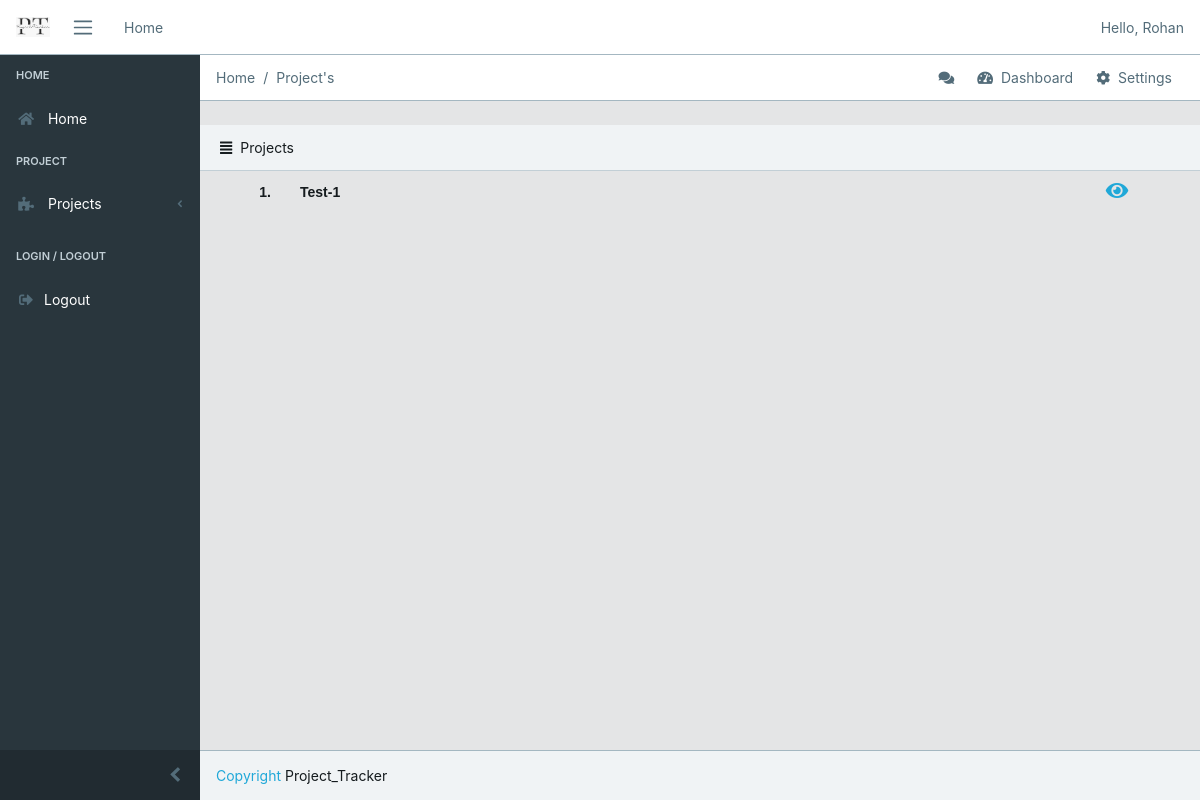
The app's page /account/10 (signed in), older data.
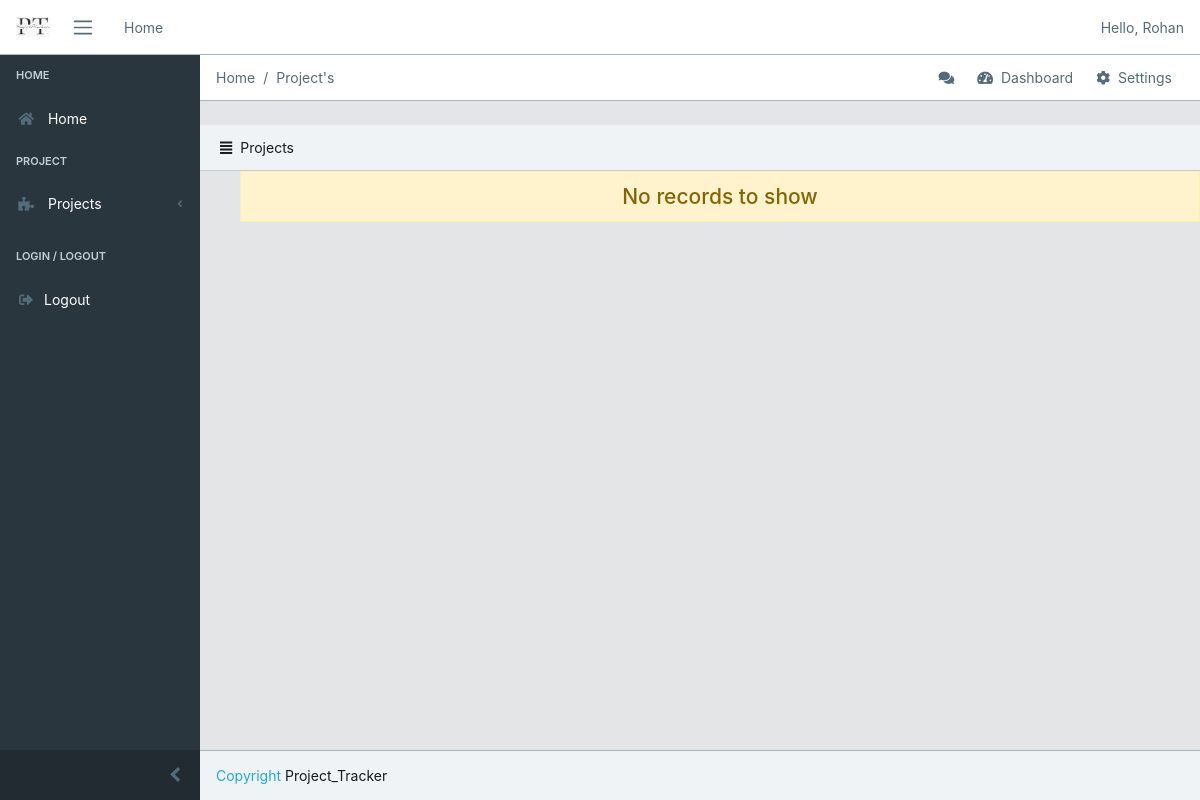
The same page, newer data.
### project/models.py (models this page shows, shortened)
class Project(models.Model):
    name = models.CharField(max_length=80,default='NULL')
    efforts = models.IntegerField()
    dead_line = models.DateField()
    person= models.CharField(max_length=100,default='NULL')
    developer= models.CharField(max_length=100,default='NULL')
    complete_per = models.FloatField(max_length=2, validators = [MinValueValidator(0), MaxValueValidator(100)])
    description = models.TextField(blank=True)

### home/views.py (the view)
# urls.py: path('account/<str:id>',views.client,name='client'),
def client(request,id):
    if request.user.is_authenticated:
        client=User.objects.get(pk=id)
        project=Project.objects.filter(person=client.email)
        return render(request,'login_client.html',{'project':project,'client':client})
    else:
        return redirect('/login')

### templates/login_client.html (shortened to what this page needs)
{% extends 'base1.html' %}
{% block greeting %}
<li class="text-muted">Hello, {{ client.username }}</li>
{% endblock %}
{% block breadcrumb %}
<li class="breadcrumb-item active">Home</li>
<li class="breadcrumb-item active">Project's</li>
{% endblock breadcrumb%}
{% block content %}
<div class="card-header">
    <i class="fa fa-align-justify"></i>Projects
</div>
    <ol start="1">
    {% if project %}
  <table border=0 id='table1' align='left'>
    {% for i in project %}
    <tr id='tr1'>
      <td id='td1' width='50px' >
        {{forloop.counter}}.
      </td>
    <td id='td1' style='text-align: left;'>
    {{ i.name }}
    </td>
    <td id='td1' width='70px' align='center'>
      <a href="{% url 'project' i.id %}"><i class="fa fa-eye" style='cursor: pointer;font-size:20px'></i></a>
    </td>
    </tr>
    {%endfor%}
  </table>
  {% else %}
    <h4 class = 'text-center alert alert-warning'>No records to show</h4>
    {% endif %}
</ol>
{% endblock %}

Row changes from the older to the newer data that the page shows:
removed Project: name "Test-1"
Text that changed along with them:
text now shown: "No records to show"
